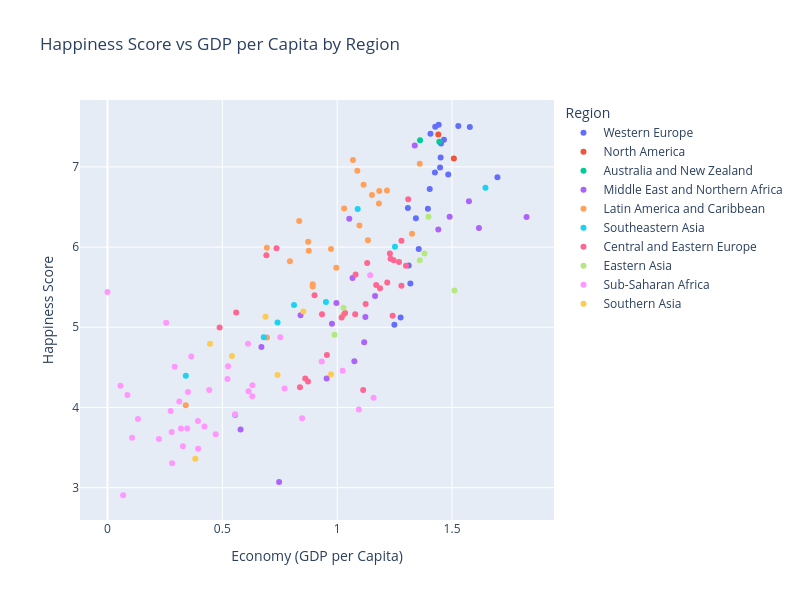

Notebook code cell kept with this figure:
### Markdown cell above
**Correlation Heatmap**

The heatmap presents the correlation between socio-economic and well-being attributes, including GDP per Capita, Family, Health (Life Expectancy), Freedom, Trust in Government, Generosity, and Happiness Score.

We can observe strong positive correlations between GDP per Capita, Family, Health, and Happiness Score, indicating that wealth, social support, and health are key contributors to happiness.

Attributes like Freedom and Trust also positively correlate with Happiness, though to a lesser extent, while Generosity shows a weaker correlation.

This visualization highlights how multiple factors are interconnected, showing that countries performing well in one area tend to perform well in others too.

### Code cell
scatter_df = df[['Happiness Score', 'Economy (GDP per Capita)', 'Region']].copy()
scatter_df['Happiness Score'] = pd.to_numeric(scatter_df['Happiness Score'], errors='coerce')
scatter_df['Economy (GDP per Capita)'] = pd.to_numeric(scatter_df['Economy (GDP per Capita)'], errors='coerce')
scatter_df = scatter_df.dropna(subset=['Happiness Score', 'Economy (GDP per Capita)', 'Region'])

fig3 = px.scatter(
    scatter_df,
    x='Economy (GDP per Capita)',
    y='Happiness Score',
    color='Region',              # Color points by Region
    hover_name='Region',         # Show Region on hover
    width=800,
    height=600,
    title='Happiness Score vs GDP per Capita by Region'
)

fig3.show()

### Figure 1 — Plotly figure (JSON) as saved in the notebook; plotly's stock layout.template omitted (floating-point values rounded to 4 significant figures)
{"data": [{"hovertemplate": "<b>%{hovertext}</b><br><br>Region=Western Europe<br>Economy (GDP per Capita)=%{x}<br>Happiness Score=%{y}<extra></extra>", "hovertext": ["Western Europe", "Western Europe", "Western Europe", "Western Europe", "Western Europe", "Western Europe", "Western Europe", "Western Europe", "Western Europe", "Western Europe", "Western Europe", "Western Europe", "Western Europe", "Western Europe", "Western Europe", "Western Europe", "Western Europe", "Western Europe", "Western Europe", "Western Europe", "Western Europe"], "legendgroup": "Western Europe", "marker": {"color": "#636efa", "symbol": "circle"}, "mode": "markers", "name": "Western Europe", "orientation": "v", "showlegend": true, "type": "scatter", "x": [1.442, 1.527, 1.427, 1.577, 1.406, 1.465, 1.452, 1.45, 1.448, 1.425, 1.483, 1.698, 1.403, 1.308, 1.395, 1.343, 1.355, 1.311, 1.319, 1.276, 1.249], "xaxis": "x", "y": [7.526, 7.509, 7.501, 7.498, 7.413, 7.339, 7.291, 7.119, 6.994, 6.929, 6.907, 6.871, 6.725, 6.488, 6.478, 6.361, 5.977, 5.771, 5.546, 5.123, 5.033], "yaxis": "y"}, {"hovertemplate": "<b>%{hovertext}</b><br><br>Region=North America<br>Economy (GDP per Capita)=%{x}<br>Happiness Score=%{y}<extra></extra>", "hovertext": ["North America", "North America"], "legendgroup": "North America", "marker": {"color": "#EF553B", "symbol": "circle"}, "mode": "markers", "name": "North America", "orientation": "v", "showlegend": true, "type": "scatter", "x": [1.44, 1.508], "xaxis": "x", "y": [7.404, 7.104], "yaxis": "y"}, {"hovertemplate": "<b>%{hovertext}</b><br><br>Region=Australia and New Zealand<br>Economy (GDP per Capita)=%{x}<br>Happiness Score=%{y}<extra></extra>", "hovertext": ["Australia and New Zealand", "Australia and New Zealand"], "legendgroup": "Australia and New Zealand", "marker": {"color": "#00cc96", "symbol": "circle"}, "mode": "markers", "name": "Australia and New Zealand", "orientation": "v", "showlegend": true, "type": "scatter", "x": [1.361, 1.444], "xaxis": "x", "y": [7.334, 7.313], "yaxis": "y"}, {"hovertemplate": "<b>%{hovertext}</b><br><br>Region=Middle East and Northern Africa<br>Economy (GDP per Capita)=%{x}<br>Happiness Score=%{y}<extra></extra>", "hovertext": ["Middle East and Northern Africa", "Middle East and Northern Africa", "Middle East and Northern Africa", "Middle East and Northern Africa", "Middle East and Northern Africa", "Middle East and Northern Africa", "Middle East and Northern Africa", "Middle East and Northern Africa", "Middle East and Northern Africa", "Middle East and Northern Africa", "Middle East and Northern Africa", "Middle East and Northern Africa", "Middle East and Northern Africa", "Middle East and Northern Africa", "Middle East and Northern Africa", "Middle East and Northern Africa", "Middle East and Northern Africa", "Middle East and Northern Africa", "Middle East and Northern Africa"], "legendgroup": "Middle East and Northern Africa", "marker": {"color": "#ab63fa", "symbol": "circle"}, "mode": "markers", "name": "Middle East and Northern Africa", "orientation": "v", "showlegend": true, "type": "scatter", "x": [1.338, 1.574, 1.49, 1.824, 1.053, 1.617, 1.44, 1.067, 1.165, 0.9967, 0.8406, 1.123, 0.9772, 1.118, 0.6702, 1.075, 0.9539, 0.5794, 0.7472], "xaxis": "x", "y": [7.267, 6.573, 6.379, 6.375, 6.355, 6.239, 6.218, 5.615, 5.389, 5.303, 5.151, 5.129, 5.045, 4.813, 4.754, 4.575, 4.362, 3.724, 3.069], "yaxis": "y"}, {"hovertemplate": "<b>%{hovertext}</b><br><br>Region=Latin America and Caribbean<br>Economy (GDP per Capita)=%{x}<br>Happiness Score=%{y}<extra></extra>", "hovertext": ["Latin America and Caribbean", "Latin America and Caribbean", "Latin America and Caribbean", "Latin America and Caribbean", "Latin America and Caribbean", "Latin America and Caribbean", "Latin America and Caribbean", "Latin America and Caribbean", "Latin America and Caribbean", "Latin America and Caribbean", "Latin America and Caribbean", "Latin America and Caribbean", "Latin America and Caribbean", "Latin America and Caribbean", "Latin America and Caribbean", "Latin America and Caribbean", "Latin America and Caribbean", "Latin America and Caribbean", "Latin America and Caribbean", "Latin America and Caribbean", "Latin America and Caribbean", "Latin America and Caribbean", "Latin America and Caribbean", "Latin America and Caribbean"], "legendgroup": "Latin America and Caribbean", "marker": {"color": "#FFA15A", "symbol": "circle"}, "mode": "markers", "name": "Latin America and Caribbean", "orientation": "v", "showlegend": true, "type": "scatter", "x": [1.069, 1.359, 1.088, 1.115, 1.217, 1.183, 1.151, 1.182, 1.03, 0.8345, 1.097, 1.326, 1.134, 0.8737, 0.6938, 0.9731, 0.8762, 0.7942, 0.996, 0.8937, 0.8933, 1.028, 0.6943, 0.341], "xaxis": "x", "y": [7.087, 7.039, 6.952, 6.778, 6.705, 6.701, 6.65, 6.545, 6.481, 6.324, 6.269, 6.168, 6.084, 6.068, 5.992, 5.976, 5.956, 5.822, 5.743, 5.538, 5.51, 5.155, 4.871, 4.028], "yaxis": "y"}, {"hovertemplate": "<b>%{hovertext}</b><br><br>Region=Southeastern Asia<br>Economy (GDP per Capita)=%{x}<br>Happiness Score=%{y}<extra></extra>", "hovertext": ["Southeastern Asia", "Southeastern Asia", "Southeastern Asia", "Southeastern Asia", "Southeastern Asia", "Southeastern Asia", "Southeastern Asia", "Southeastern Asia", "Southeastern Asia"], "legendgroup": "Southeastern Asia", "marker": {"color": "#19d3f3", "symbol": "circle"}, "mode": "markers", "name": "Southeastern Asia", "orientation": "v", "showlegend": true, "type": "scatter", "x": [1.646, 1.089, 1.251, 0.951, 0.8122, 0.7404, 0.6804, 0.3411, 0.556], "xaxis": "x", "y": [6.739, 6.474, 6.005, 5.314, 5.279, 5.061, 4.876, 4.395, 3.907], "yaxis": "y"}, {"hovertemplate": "<b>%{hovertext}</b><br><br>Region=Central and Eastern Europe<br>Economy (GDP per Capita)=%{x}<br>Happiness Score=%{y}<extra></extra>", "hovertext": ["Central and Eastern Europe", "Central and Eastern Europe", "Central and Eastern Europe", "Central and Eastern Europe", "Central and Eastern Europe", "Central and Eastern Europe", "Central and Eastern Europe", "Central and Eastern Europe", "Central and Eastern Europe", "Central and Eastern Europe", "Central and Eastern Europe", "Central and Eastern Europe", "Central and Eastern Europe", "Central and Eastern Europe", "Central and Eastern Europe", "Central and Eastern Europe", "Central and Eastern Europe", "Central and Eastern Europe", "Central and Eastern Europe", "Central and Eastern Europe", "Central and Eastern Europe", "Central and Eastern Europe", "Central and Eastern Europe", "Central and Eastern Europe", "Central and Eastern Europe", "Central and Eastern Europe", "Central and Eastern Europe", "Central and Eastern Europe", "Central and Eastern Europe"], "legendgroup": "Central and Eastern Europe", "marker": {"color": "#FF6692", "symbol": "circle"}, "mode": "markers", "name": "Central and Eastern Europe", "orientation": "v", "showlegend": true, "type": "scatter", "x": [1.309, 1.28, 0.7359, 1.229, 0.6918, 1.232, 1.246, 1.269, 1.131, 1.299, 1.08, 1.218, 1.17, 1.28, 1.186, 0.9014, 1.124, 0.5604, 1.034, 0.9338, 1.078, 1.241, 1.019, 0.4884, 0.9553, 0.8609, 0.8729, 0.8379, 1.113], "xaxis": "x", "y": [6.596, 6.078, 5.987, 5.919, 5.897, 5.856, 5.835, 5.813, 5.802, 5.768, 5.658, 5.56, 5.528, 5.517, 5.488, 5.401, 5.291, 5.185, 5.177, 5.163, 5.161, 5.145, 5.121, 4.996, 4.655, 4.36, 4.324, 4.252, 4.217], "yaxis": "y"}, {"hovertemplate": "<b>%{hovertext}</b><br><br>Region=Eastern Asia<br>Economy (GDP per Capita)=%{x}<br>Happiness Score=%{y}<extra></extra>", "hovertext": ["Eastern Asia", "Eastern Asia", "Eastern Asia", "Eastern Asia", "Eastern Asia", "Eastern Asia"], "legendgroup": "Eastern Asia", "marker": {"color": "#B6E880", "symbol": "circle"}, "mode": "markers", "name": "Eastern Asia", "orientation": "v", "showlegend": true, "type": "scatter", "x": [1.397, 1.38, 1.359, 1.511, 1.028, 0.9885], "xaxis": "x", "y": [6.379, 5.921, 5.835, 5.458, 5.245, 4.907], "yaxis": "y"}, {"hovertemplate": "<b>%{hovertext}</b><br><br>Region=Sub-Saharan Africa<br>Economy (GDP per Capita)=%{x}<br>Happiness Score=%{y}<extra></extra>", "hovertext": ["Sub-Saharan Africa", "Sub-Saharan Africa", "Sub-Saharan Africa", "Sub-Saharan Africa", "Sub-Saharan Africa", "Sub-Saharan Africa", "Sub-Saharan Africa", "Sub-Saharan Africa", "Sub-Saharan Africa", "Sub-Saharan Africa", "Sub-Saharan Africa", "Sub-Saharan Africa", "Sub-Saharan Africa", "Sub-Saharan Africa", "Sub-Saharan Africa", "Sub-Saharan Africa", "Sub-Saharan Africa", "Sub-Saharan Africa", "Sub-Saharan Africa", "Sub-Saharan Africa", "Sub-Saharan Africa", "Sub-Saharan Africa", "Sub-Saharan Africa", "Sub-Saharan Africa", "Sub-Saharan Africa", "Sub-Saharan Africa", "Sub-Saharan Africa", "Sub-Saharan Africa", "Sub-Saharan Africa", "Sub-Saharan Africa", "Sub-Saharan Africa", "Sub-Saharan Africa", "Sub-Saharan Africa", "Sub-Saharan Africa", "Sub-Saharan Africa", "Sub-Saharan Africa", "Sub-Saharan Africa", "Sub-Saharan Africa"], "legendgroup": "Sub-Saharan Africa", "marker": {"color": "#FF97FF", "symbol": "circle"}, "mode": "markers", "name": "Sub-Saharan Africa", "orientation": "v", "showlegend": true, "type": "scatter", "x": [1.144, 0.0, 0.2556, 0.7522, 0.612, 0.3649, 0.9329, 0.525, 0.2928, 1.024, 0.5227, 0.6311, 0.05661, 0.7711, 0.4431, 0.6139, 0.3504, 0.08709, 0.6307, 1.159, 0.3129, 1.094, 0.2751, 0.5551, 0.8473, 0.1327, 0.3939, 0.4221, 0.32, 0.3472, 0.2795, 0.4716, 0.1071, 0.2241, 0.3285, 0.395, 0.2812, 0.06831], "xaxis": "x", "y": [5.648, 5.44, 5.057, 4.875, 4.795, 4.635, 4.574, 4.513, 4.508, 4.459, 4.356, 4.276, 4.272, 4.236, 4.219, 4.201, 4.193, 4.156, 4.139, 4.121, 4.073, 3.974, 3.956, 3.916, 3.866, 3.856, 3.832, 3.763, 3.739, 3.739, 3.695, 3.666, 3.622, 3.607, 3.515, 3.484, 3.303, 2.905], "yaxis": "y"}, {"hovertemplate": "<b>%{hovertext}</b><br><br>Region=Southern Asia<br>Economy (GDP per Capita)=%{x}<br>Happiness Score=%{y}<extra></extra>", "hovertext": ["Southern Asia", "Southern Asia", "Southern Asia", "Southern Asia", "Southern Asia", "Southern Asia", "Southern Asia"], "legendgroup": "Southern Asia", "marker": {"color": "#FECB52", "symbol": "circle"}, "mode": "markers", "name": "Southern Asia", "orientation": "v", "showlegend": true, "type": "scatter", "x": [0.8527, 0.6882, 0.4463, 0.5418, 0.9732, 0.7404, 0.3823], "xaxis": "x", "y": [5.196, 5.132, 4.793, 4.643, 4.415, 4.404, 3.36], "yaxis": "y"}], "layout": {"height": 600, "legend": {"title": {"text": "Region"}, "tracegroupgap": 0}, "title": {"text": "Happiness Score vs GDP per Capita by Region"}, "width": 800, "xaxis": {"anchor": "y", "domain": [0, 1], "title": {"text": "Economy (GDP per Capita)"}}, "yaxis": {"anchor": "x", "domain": [0, 1], "title": {"text": "Happiness Score"}}}}
